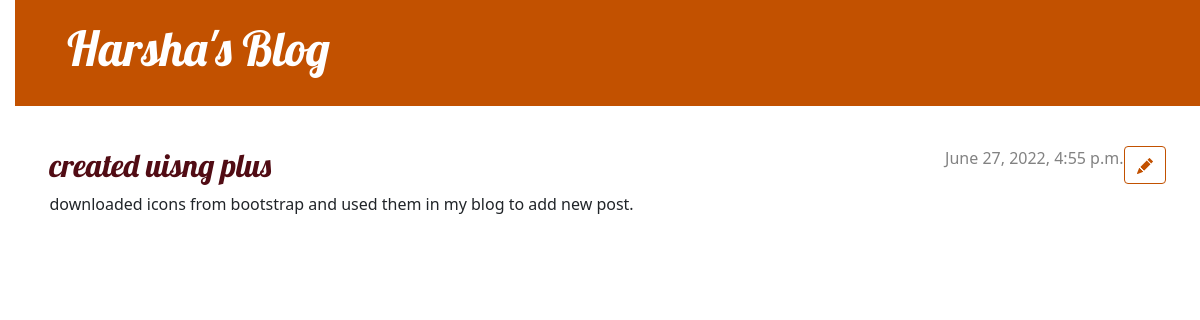
The page /post/8/ on the database its author committed.
### blog/models.py (models this page shows, shortened)
class Post(models.Model):
    author = models.ForeignKey(settings.AUTH_USER_MODEL, on_delete= models.CASCADE)
    title = models.CharField(max_length=200)
    text = models.TextField()
    created_date = models.DateTimeField(default=timezone.now)
    published_date = models.DateTimeField(blank=True, null=True)

### blog/views.py (the view)
# urls.py: path('post/<int:pk>/', views.post_detail, name= 'post_detail'),
def post_detail(request, pk):
    post = get_object_or_404(Post, pk=pk)
    return render(request, 'blog/post_detail.html', {'post': post})

### blog/templates/blog/post_detail.html (shortened to what this page needs)
{% extends 'blog/base.html' %}
{% block content %}
    <article class="post">
        <aside class="actions">
            <a class="btn btn-secondary" href="{% url 'post_edit' pk=post.pk %}">
            </a>
        </aside>
        {% if post.published_date %}
            <time class="date">
                {{ post.published_date }}
            </time>
        {% endif %}
        <h2>{{ post.title }}</h2>
        <p>{{ post.text|linebreaksbr }}</p>
    </article>
{% endblock %}

### blog/static/css/blog.css (style rules this page uses)
h1 , h2 { color: #510c14 ; font-family: 'Lobster'; }
body { padding-left: 15px; }
h1,h2,h3,h4 { font-family: 'Lobster', cursive; }
.date { color: #828282; }
.post { margin-bottom: 70px; }
.post > .date, .post > .actions { float: right; }
.btn-secondary, .btn-secondary:visited { color: #C25100; background: none; border-color: #C25100; }

### rows shown on the page
Post: published_date "June 27, 2022, 4:55 p.m.", title "created uisng plus", text "downloaded icons from bootstrap and used them in my blog to add new post."
